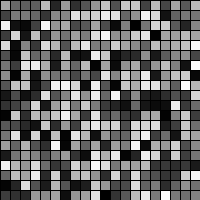
Frame 1 (no input)
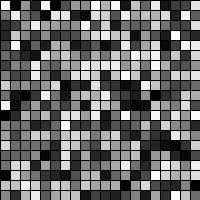
Frame 2 (the mouse pressed at the canvas centre, redrawn once)

The Processing sketch that drew these frames (run headless with seeded random() and noise(); the mouse was pressed at the canvas centre and the sketch redrawn once):

// Processing sketch: Loops
// ── Loops.pde
// Liam Scott | Sept 29 2022 | Loops //<>//

void setup() {
  size(200, 200);
}

void draw() {
  background(255);
  for (int x = 0; x < width; x += 10) {
    for (int y = 0; y < height; y+=10) {
      fill(random(255));
      rect(x, y, 10, 10);
    }
  }
  noLoop();
}
